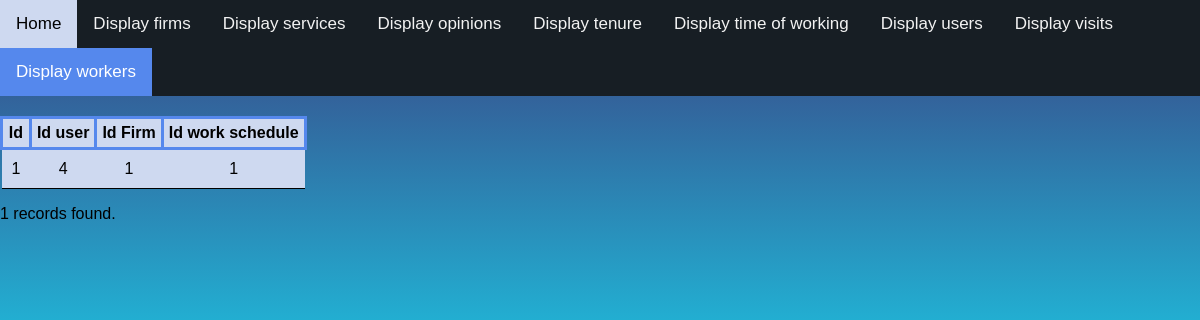
/display_workers.php (signed in), run on the app's committed database.
### tables this page shows
CREATE TABLE `workers` (
  `id` int(5) NOT NULL,
  `idUser` int(5) NOT NULL,
  `idFirm` int(5) NOT NULL,
  `idWorkSchedule` int(5) NOT NULL
);

### display_workers.php (the view, shortened to what this page needs)
<!DOCTYPE html>
<html>
<head>
<link rel="stylesheet" href="style.css">
</head>
<body>
<div class="topnav">
  <a href="mainMenu.php">Home</a>
  <a href="display_firms.php">Display firms</a>
  <a href="display_services.php" >Display services</a>
  <a href="display_opinions.php">Display opinions</a>
  <a href="display_tenure.php" >Display tenure</a>
  <a href="display_timeofworking.php" >Display time of working</a>
  <a href="display_users.php">Display users</a>
  <a href="display_visits.php">Display visits</a>
  <a class="active">Display workers</a>
</div>
<?php
require_once "configuration.php";
$dbConnection = new PDO("mysql:host=$dbHost;dbname=$dbName", $dbUsername, $dbPassword);
$dbConnection->setAttribute(PDO::ATTR_ERRMODE, PDO::ERRMODE_EXCEPTION);
$dbConnection->query('SET CHARSET utf8');
$query = "SELECT * FROM workers";
$statement = $dbConnection->prepare($query);
$statement->execute();
if ($statement->rowCount() > 0)
{
    echo "<table>";
    $result = $statement->fetchAll(PDO::FETCH_OBJ);
	echo "<th>Id</th> <th>Id user</th><th>Id Firm</th><th>Id work schedule</th>";
    foreach ($result as $row)
    {
        echo "<tr>";
        echo "<td>" . $row->id . "</td><td>" . $row->idUser . "</td><td>" . $row->idFirm . "</td>
			  <td>" . $row->idWorkSchedule . "</td>" ;
        echo "</tr>";
    }
    echo "</table>";
}
echo "<p>" . $statement->rowCount() . " records found.</p>";
?>
</body>
</html>

### style.css (style rules this page uses)
html, body { height: 100%; width: 100%; }
body { margin: 0; font-family: Arial, Helvetica, sans-serif; background: rgb(185,228,113); background: linear-gradient(0deg, rgba(185,228,113,1) 0%, rgba(30,193,223,1) 53%, rgba(54,85,145,1) 93%); }
table { margin-top:20px; border-collapse: collapse; }
table th { border: 3px solid #5588ed; background-color:#ced9f0; padding:5px; text-align: center; }
table tr { background-color:#ced9f0; border-bottom: 1px solid #000000; padding:10px; text-align:center; }
table td { padding:10px; }
.topnav { overflow: hidden; background-color:#171e24; }
.topnav a { float: left; color: #f2f2f2; text-align: center; padding: 14px 16px; text-decoration: none; font-size: 17px; }
.topnav a.active { background-color: #5588ed; color: white; }

### data on the page
workers: id "1", idUser "4", idFirm "1", idWorkSchedule "1"

### other printed values
$statement->rowCount() "1"
